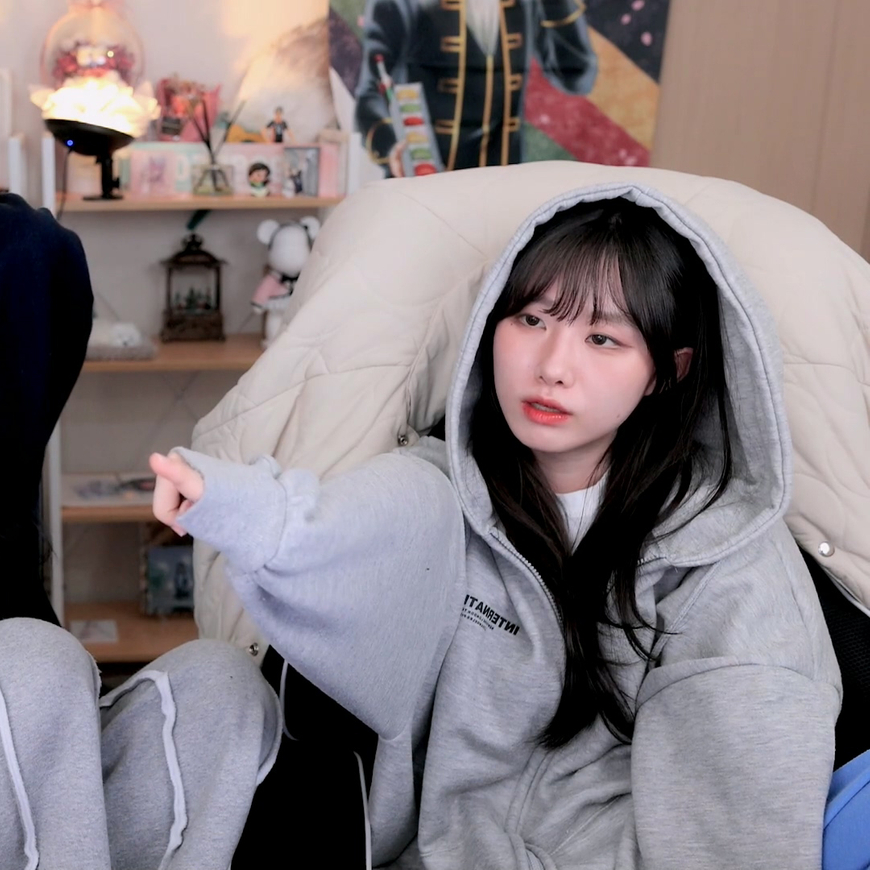
#> input picture ch02/file.bmp, 870 x 870 px
$ python img_info.py
#> lines starting #> are read from the running program, lines starting #| are printed output that depends on the picture
import sys
import cv2

#영상 불러오기
img1 = cv2.imread('file.bmp', cv2.IMREAD_GRAYSCALE)
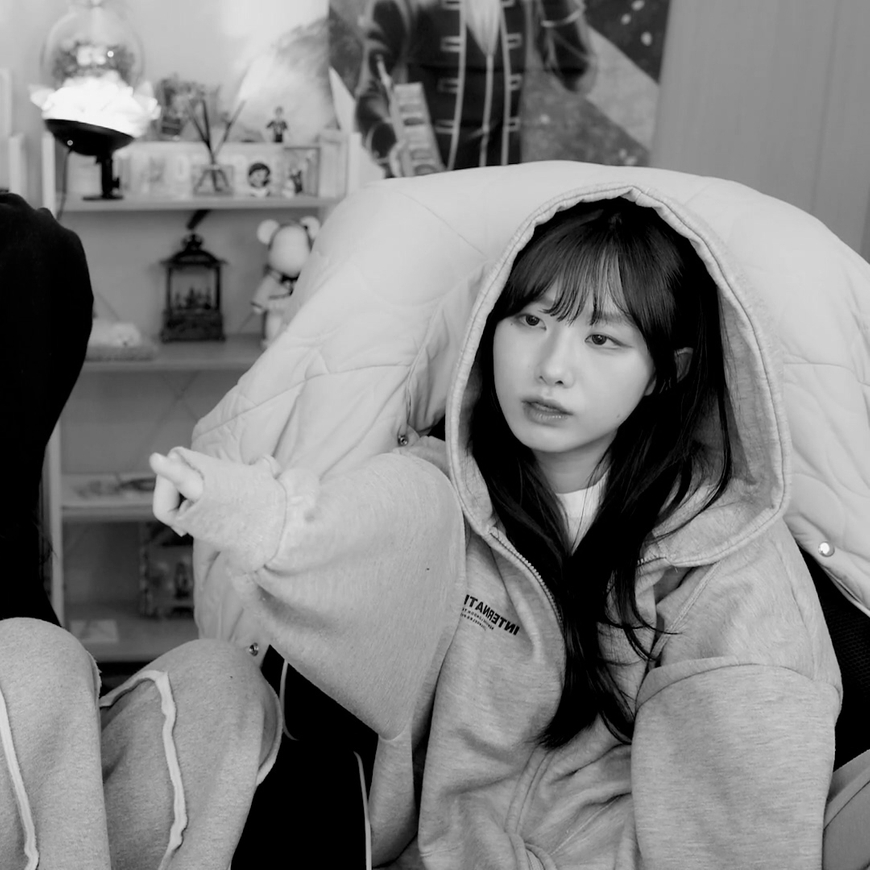
#> img1: shape (870, 870); min 0, max 254, mean 126.4
img2 = cv2.imread('file.bmp', cv2.IMREAD_COLOR)
#> img2 is the input picture: shape (870, 870, 3); mean B, G, R 127.3, 123.2, 132.5

if img1 is None or img2 is None:
    print('Image load Failed')
    sys.exit()


#영상의 속성 참조
print('type(img1) : ', type(img1))
#| type(img1) :  <class 'numpy.ndarray'>
print('type(img2) : ', type(img2))
#| type(img2) :  <class 'numpy.ndarray'>
print('img1.shape : ', img1.shape)
#| img1.shape :  (870, 870)
print('img2.shape : ', img2.shape)
#| img2.shape :  (870, 870, 3)
print('img1.dtype : ', img1.dtype)
#| img1.dtype :  uint8
print('img2.dtype : ', img2.dtype)
#| img2.dtype :  uint8

#영상의 크기 참조
#그레이 스케일 이미지 (_,_)
h, w = img1.shape[:2]
#> h = 870; w = 870
print('w x h = {} x {}'.format(w,h))
#| w x h = 870 x 870

#트루컬러 이미지 (_,_,_)
h2, w2 = img2.shape[:2]
#> h2 = 870; w2 = 870
print('img2 size : {} x {}'.format(w2,h2))
#| img2 size : 870 x 870

if len(img1.shape) == 2: #그레이스케일 조건 img1.ndim == 2 도 같은 조건임
    print('img1 is a grayscale image')
elif len(img1.shape) == 3:
    print('img1 is a truecolor image')

cv2.imshow('img1', img1)
cv2.imshow('img2', img2)
cv2.waitKey()

#영상의 픽셀값 참조 (처리 속도가 느림 / 제공하는 함수를 이용)
for y in range(h):
    for x in range(w):
        img1[y, x] = 255
        img2[y, x] = (0,0,255)
#> img1: shape (870, 870); every value is 255
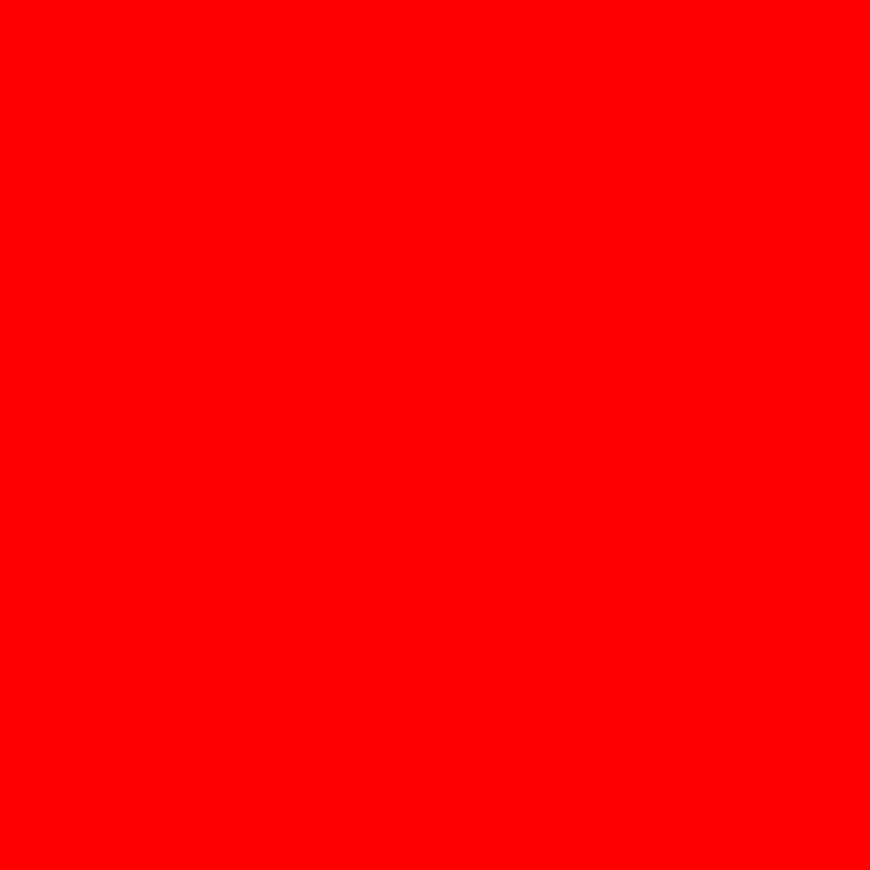
#> img2: shape (870, 870, 3); mean B, G, R 0, 0, 255

cv2.imshow('img1', img1)
cv2.imshow('img2', img2)
cv2.waitKey()

cv2.destroyAllWindows()

$ run again, with ch02/field.bmp copied over ch02/file.bmp
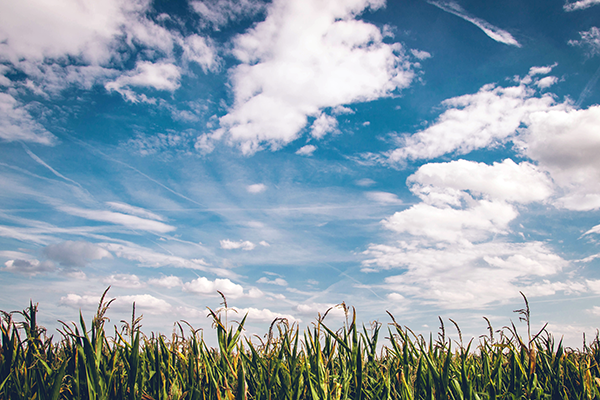
#> input picture ch02/field.bmp, 600 x 400 px
#> `img1 = cv2.imread('file.bmp', cv2.IMREAD_GRAYSCALE)`:
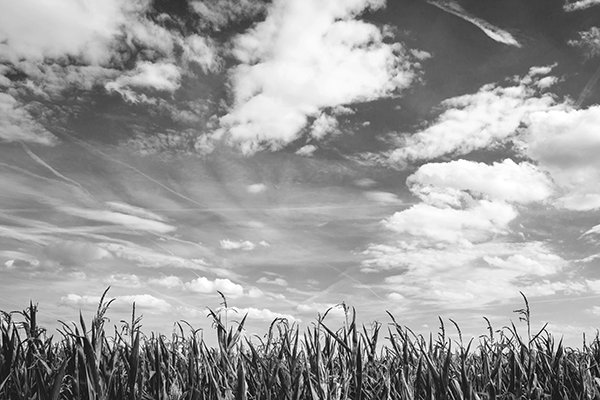
#> img1: shape (400, 600); min 0, max 255, mean 156.2
#> img2 is the input picture: shape (400, 600, 3); mean B, G, R 173.2, 160.3, 141.8
#| type(img1) :  <class 'numpy.ndarray'>
#| type(img2) :  <class 'numpy.ndarray'>
#| img1.shape :  (400, 600)
#| img2.shape :  (400, 600, 3)
#| img1.dtype :  uint8
#| img2.dtype :  uint8
#| w x h = 600 x 400
#| img2 size : 600 x 400
